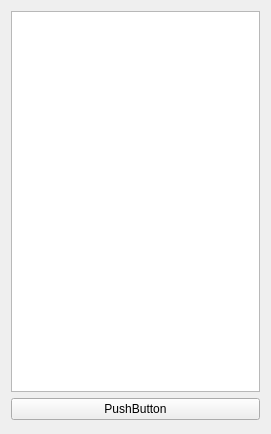
<?xml version="1.0" encoding="UTF-8"?>
<ui version="4.0">
 <class>MainWindow</class>
 <widget class="QMainWindow" name="MainWindow">
  <property name="geometry">
   <rect>
    <x>0</x>
    <y>0</y>
    <width>271</width>
    <height>434</height>
   </rect>
  </property>
  <property name="windowTitle">
   <string>MainWindow</string>
  </property>
  <widget class="QWidget" name="centralWidget">
   <widget class="QWidget" name="verticalLayoutWidget">
    <property name="geometry">
     <rect>
      <x>0</x>
      <y>0</y>
      <width>271</width>
      <height>431</height>
     </rect>
    </property>
    <layout class="QVBoxLayout" name="verticalLayout">
     <item>
      <widget class="QListWidget" name="listWidget"/>
     </item>
     <item>
      <widget class="QPushButton" name="btnBrowse">
       <property name="text">
        <string>PushButton</string>
       </property>
      </widget>
     </item>
    </layout>
   </widget>
  </widget>
 </widget>
 <layoutdefault spacing="6" margin="11"/>
 <resources/>
 <connections/>
</ui>
